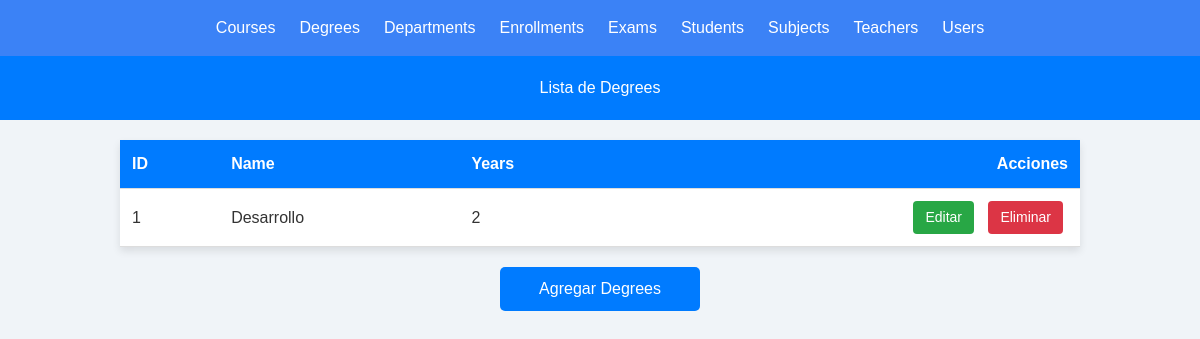
Page /degrees on the committed database.
### tables this page shows
CREATE TABLE `degrees` (
  `id` int(11) NOT NULL AUTO_INCREMENT,
  `name` varchar(100) NOT NULL,
  `duration_years` int(11) NOT NULL,
  PRIMARY KEY (`id`)
);

### src/School/Services/DataService.php (called while the page is built, shortened)
<?php
class DataService {
    public function getDataByTable(string $keyword) {
        try {
            $db = DatabaseConnection::getConnection();
            $db->exec("USE School");
            $query = $db->query("SELECT * FROM " . $keyword . ";");
            $infos = $query->fetchAll(\PDO::FETCH_ASSOC);
                include VIEWS . '/predefinidos/header.view.php';
                include VIEWS . '/' . $keyword . '.view.php';
        } catch (\PDOException $e) {
            echo "Error al ejecutar la consulta: " . $e->getMessage();
            return [];
        }
    }
}

### src/Controllers/HomeController.php (called while the page is built, shortened)
<?php
class HomeController {
    private $dataService;
    public function __construct() {
        $this->dataService = new DataService();
    }
    public function degrees(){
        $keyword = "degrees";
        $data = $this->dataService->getDataByTable($keyword);
    }
}

### src/Infrastructure/Routing/Router.php (called while the page is built, shortened)
<?php
    class Router{
        private RouteCollection $routesColection;
        public function __construct(RouteCollection $routesColection){
            $this->routesColection=$routesColection;
        }
        function dispatch(Request $request){
           $routes=$this->routesColection->getRoutes();
           foreach($routes as $route){
               if($route['method']===strtoupper($request->getMethod())
               && $this->matchUri($route['path'],$request->getUri(), $params)){
                    [$ControllerClass,$action]=$route['handler'];
                    $controller=new $ControllerClass();
                    $result=call_user_func_array([$controller,$action],$params);
                }
        }
        return new Response(['error'=>'Ruta no encontrada'], 404);
    }
    private function matchUri(string $route, string $uri, &$params){
        $pattern=preg_replace('#\{(\w+)\}#','(?P<\1>[^/]+)',$route);
        $pattern="#^".$pattern."$#";
        if(preg_match($pattern,$uri,$matches)){
            return true;
        }
        return false;
    }
}

### index.php (called while the page is built, shortened)
<?php
    require (__DIR__.'/bootstrap.php');
    $router->dispatch(new Request());

### src/views/degrees.view.php (the view, shortened to what this page needs)
<!DOCTYPE html>
<html lang="es">
<head>
</head>
<body>
    <header>
        <h1>Lista de Degrees</h1>
    </header>
    <table>
        <thead>
            <tr>
                <th>ID</th>
                <th>Name</th>
                <th>Years</th>
                <th style="text-align: right;">Acciones</th>
            </tr>
        </thead>
        <tbody>
            <?php if (!empty($infos)): ?>
                <?php foreach ($infos as $info): ?>
                    <tr>
                        <td><?php echo htmlspecialchars($info['id']); ?></td>
                        <td><?php echo htmlspecialchars($info['name']); ?></td>
                        <td><?php echo htmlspecialchars($info['duration_years']); ?></td>
                        <td class="action-btns">
                            <a href="editar_student.php?id=<?php echo $info['id']; ?>" class="action-btn edit-btn">Editar</a>
                            <a href="eliminar_student.php?id=<?php echo $info['id']; ?>" class="action-btn delete-btn">Eliminar</a>
                        </td>
                    </tr>
                <?php endforeach; ?>
            <?php else: ?>
                <tr>
                    <td colspan="5" style="text-align: center;">No hay degrees disponibles</td>
                </tr>
            <?php endif; ?>
        </tbody>
    </table>
    <a href="agregar_student.php" class="btn">Agregar Degrees</a>
</body>
</html>

### src/views/degrees.view.php (style rules this page uses)
body { font-family: Arial, sans-serif; background-color: #f0f4f8; color: #333; margin: 0; padding: 0; }
header { background-color: #007bff; color: #fff; padding: 20px; text-align: center; }
header h1 { margin: 0; }
table { width: 80%; margin: 20px auto; border-collapse: collapse; background-color: #ffffff; box-shadow: 0 4px 8px rgba(0, 0, 0, 0.1); }
th, td { padding: 12px; text-align: left; border-bottom: 1px solid #ddd; }
th { background-color: #007bff; color: #fff; }
.btn { display: block; padding: 10px 20px; background-color: #007bff; color: #fff; text-decoration: none; border-radius: 5px; margin: 20px auto; text-align: center; width: 200px; transition: background-color 0.3s; }
.action-btns { text-align: right; }
.action-btn { display: inline-block; padding: 6px 12px; margin: 0 5px; border-radius: 4px; text-decoration: none; text-align: center; font-size: 14px; }
.edit-btn { background-color: #28a745; color: white; }
.delete-btn { background-color: #dc3545; color: white; }
th:last-child { text-align: right; }

### rows in the picture
degrees: id "1", name "Desarrollo", duration_years "2"

### other values in the picture
$table "Courses"
$table "Degrees"
$table "Departments"
$table "Enrollments"
$table "Exams"
$table "Students"
$table "Subjects"
$table "Teachers"
$table "Users"
